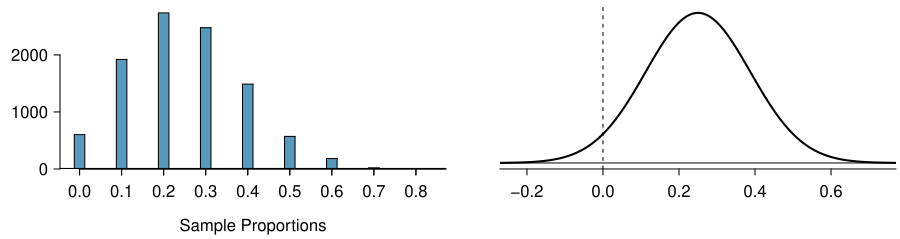

Write R code to recreate this figure.
set.seed(3)
library(openintro)
data(COL)

n.sim <- 10000
samp.size <- 10  # 2541
prop <- 0.25
width <- 0.025

samples <- matrix(sample(0:1, n.sim * samp.size, TRUE, c(1 - prop, prop)), n.sim)
results <- apply(samples, 1, mean)
mean(results)
sd(results)

myPDF('sampling_10_prop_25p.pdf', 9, 2.4,
    mar = c(3.5, 3, 0.7, 0.2),
    mgp = c(2.3, 0.6, 0),
    yaxs = "i",
    mfrow = c(1, 2))
histPlot(results,
    col = COL[1], breaks = seq(0, max(results) + 2 * width, width) - width / 2,
    xlab = "Sample Proportions",
    ylab = "",
    axes = FALSE)
at <- seq(0, 1, 0.1)
axis(1, at = seq(0, 1, 0.1), labels = rep("", 11))
axis(1, at = at)
axis(2, at = seq(0, 2000, 1000))
abline(h = 0, lwd = 2)
# x <- seq(-1, 2, 0.001)
# y <- dnorm(x, prop, sd(results))
# bin.max <- max(table(results))
# y <- y * bin.max / max(y)
# lines(x, y)

par(yaxs = "r", mar = c(3.5, 2.5, 0.4, 0.2))
normTail(prop, sd(results), L = -1000, lwd = 2, axes = FALSE)
axis(1, seq(-1, 2, 0.2))
abline(v = 0, lty = 2)

dev.off()
